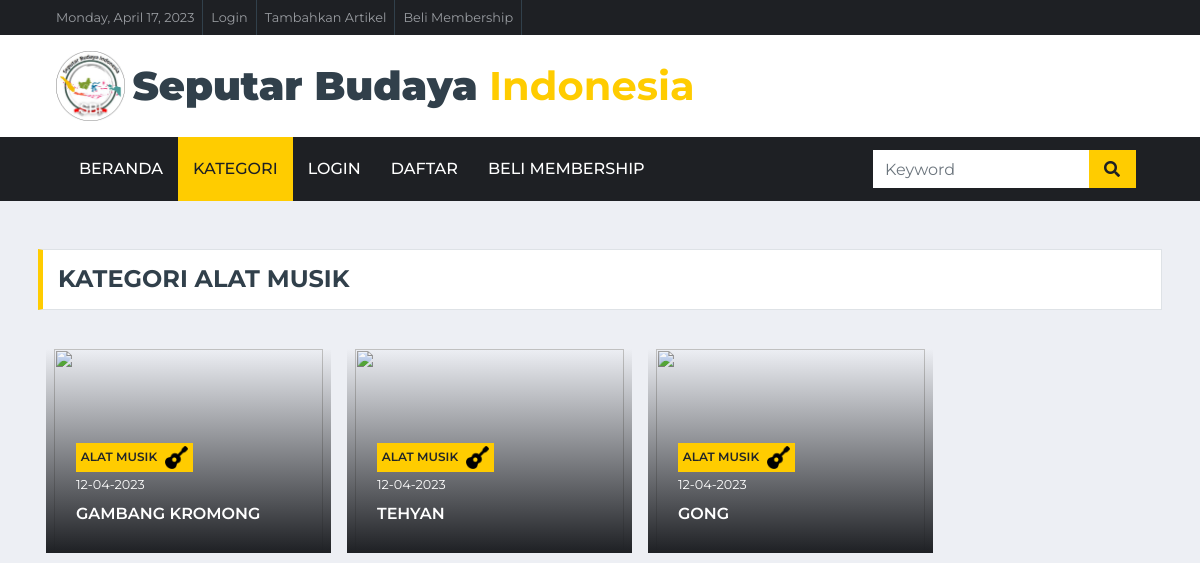
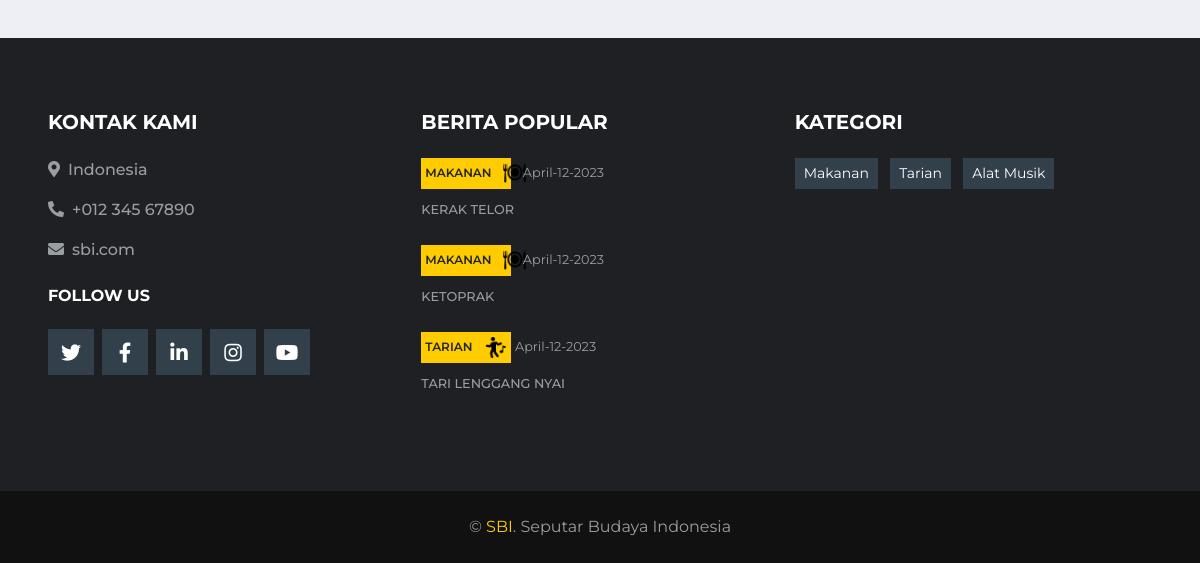
Before: /index.php/kategori/alat_musik with the older database file (2 pictures, top to bottom).
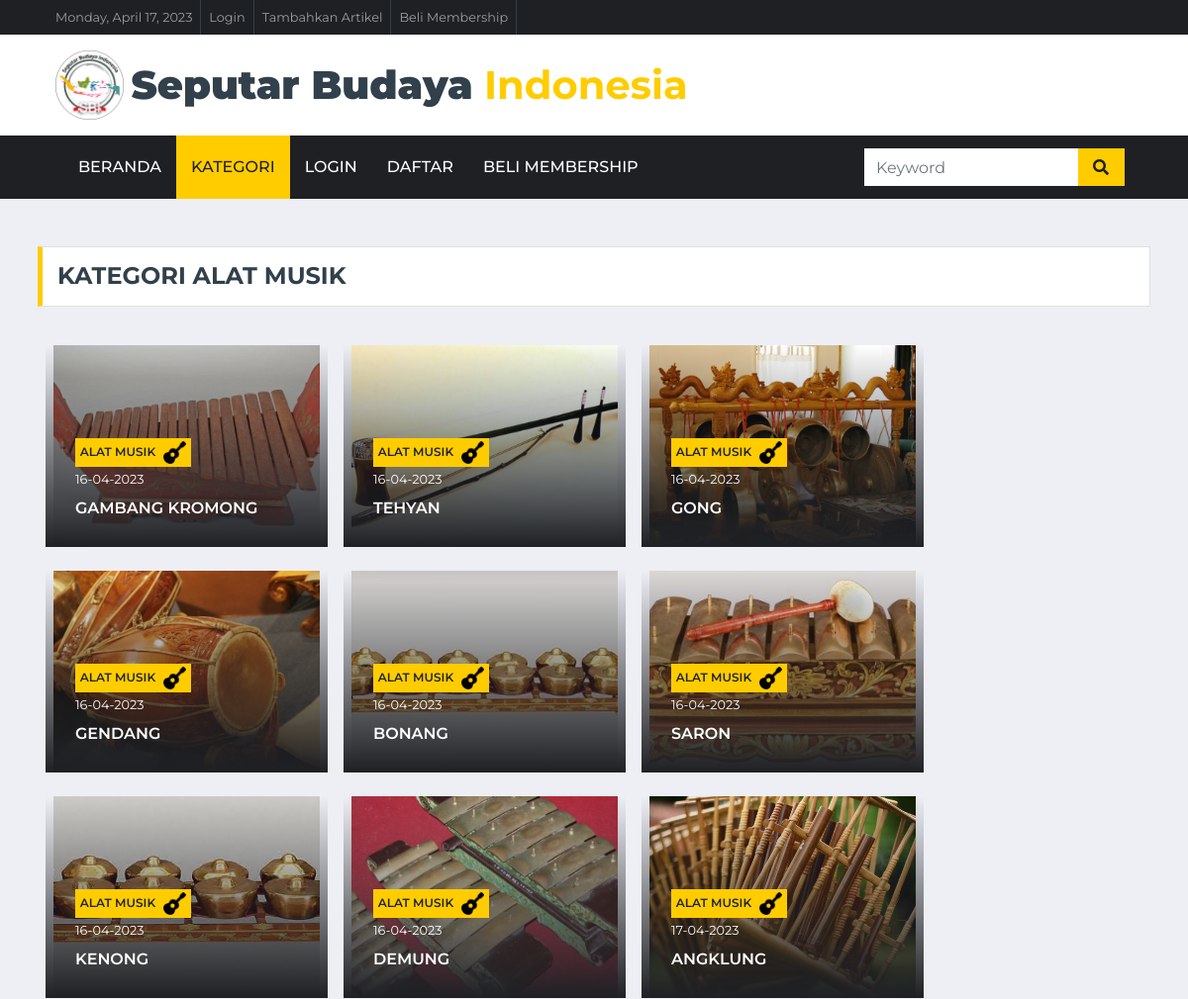
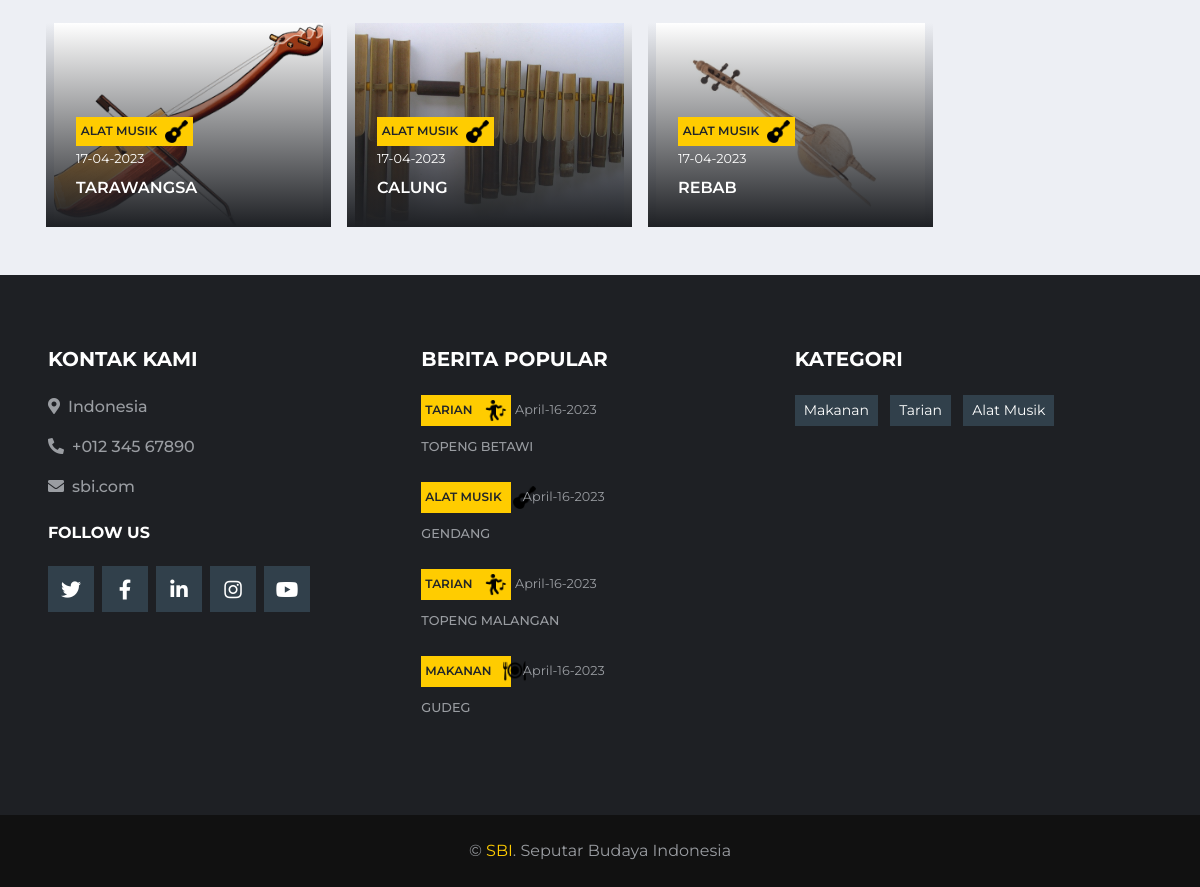
After: the same page with the newer database file (2 pictures, top to bottom).
### tables this page shows
CREATE TABLE `upload_content` (
  `id_konten` int(11) NOT NULL,
  `id_user` int(11) NOT NULL,
  `nama_penulis` varchar(80) NOT NULL,
  `judul_konten` varchar(255) NOT NULL,
  `daerah` varchar(50) NOT NULL,
  `kategori` varchar(50) NOT NULL,
  `kategori2` varchar(50) NOT NULL,
  `isi_konten` text NOT NULL,
  `gambar` text NOT NULL,
  `tgl_konten` datetime NOT NULL DEFAULT current_timestamp()
);

### application/controllers/Kategori.php (called while the page is built, shortened)
<?php
class Kategori extends CI_Controller {
	public function alat_musik() {
		$keyword = $this->input->post('keyword');
		$data_home_navbar['data_home_navbar'] = $this->model_home->data_home_navbar()->result();
		$data_slider_home['home'] = $this->model_home->data_home2()->result();
		$this->load->view('templates/header');
		$this->load->view('templates/navbar',$data_home_navbar);
		if ($keyword == null) {
			$data['makanan'] = $this->model_kategori->data_alat_musik()->result();
			$this->load->view('kategori/index', $data);
		}
			$this->load->view('templates/footer_content',$data_slider_home);
	}
}

### index.php (called while the page is built, shortened)
<?php
require_once BASEPATH.'core/CodeIgniter.php';

### application/models/model_kategori.php (called while the page is built, shortened)
<?php
class Model_kategori extends CI_Model
{
    public function data_alat_musik()
    {
        $this->db->select('*');
        $this->db->from('upload_content');
        $this->db->where('kategori','alat musik');
        return $this->db->get();
    }
}

### application/models/model_home.php (called while the page is built, shortened)
<?php
class Model_home extends CI_Model
{
    public function data_home2()
    {
        $this->db->where('kategori2', "slider_home");
        $result = $this->db->get('upload_content');
        return $result;
    }
    public function data_berita_terbaru()
    {
        $this->db->order_by("tgl_konten", "desc");
        $result = $this->db->get('upload_content', 4, 0);
        return $result;
    }
}

### application/views/kategori/index.php (the view, shortened to what the changed rows need)
<div class="container-fluid pt-5 mb-3">
    <div class="container">
        <div class="section-title">
            <?php foreach ($makanan as $ftr) : ?>
                <h4 class="m-0 text-uppercase font-weight-bold">Kategori <?= $ftr->kategori; ?></h4>
                <?php break; ?>
            <?php endforeach; ?>
        </div>
        <div class="ss">
            <div class="row gx-1">
                <?php foreach ($makanan as $ftr) : ?>
                    <div class="col-lg-3 col-md-5 ml-3 mt-4">
                        <div class="card-img">
                        </div>
                        <div class="overlay">
                            <div class="mb-2">
                                <?php if ($ftr->kategori == "alat musik") { ?>
                                    <a class="badge badge-primary text-uppercase font-weight-semi-bold mr-1 d-flex align-items-center" href=""><?= $ftr->kategori ?> <img src="<?= base_url() ?>assets/img/alat_musik.png" style="height: 23px;" class="ml-2" alt=""></a>
                                <?php }; ?>
                                <?php $originalDate = $ftr->tgl_konten;
                                   $newDate = date("d-m-Y", strtotime($originalDate)); ?>
                                <a class="text-white" href=""><small><?= $newDate ?></small></a>
                            </div>
                            <a class="h6 m-0 text-white text-uppercase font-weight-semi-bold" href="<?= base_url('detail/detail_konten/' . $ftr->id_konten); ?>"><?= $ftr->judul_konten ?></a>
                        </div>
                    </div>
                <?php endforeach; ?>
            </div>
        </div>
    </div>
</div>

### application/views/templates/footer_content.php (shortened to what the changed rows need)
<div class="container-fluid bg-dark pt-5 px-lg-5 mt-5 px-4">
    <div class="row py-4">
        <div class="col-lg-4 col-md-6 mb-5">
            <div class="mb-3">
                <?php foreach ($home as $brt) :?>
                <div class="mb-2">
                <?php if ($brt->kategori == "tarian") { ?>
                    <a class="badge badge-primary text-uppercase font-weight-semi-bold p-1 " href="<?=base_url('kategori/tarian')?>"><?= $brt->kategori ?> <img src="<?= base_url() ?>assets/img/dance_icon.png" style="height: 23px;" class="ml-2" alt=""></a>
                    <?php }; ?>
                <?php if ($brt->kategori == "makanan") { ?>
                    <a class="badge badge-primary text-uppercase font-weight-semi-bold p-1 mr-2 w-25" href="<?=base_url('kategori/makanan')?>"><?= $brt->kategori ?> <img src="<?= base_url() ?>assets/img/food-icon.png" style="height: 23px;" class="ml-2" alt=""></a>
                    <?php }; ?>
                <?php if ($brt->kategori == "alat musik") { ?>
                    <a class="badge badge-primary text-uppercase font-weight-semi-bold p-1 mr-2 w-25" href="<?=base_url('kategori/alat_musik')?>"><?= $brt->kategori ?> <img src="<?= base_url() ?>assets/img/alat_musik.png" style="height: 23px;" class="ml-2" alt=""></a>
                    <?php }; ?>
                    <?php $originalDate = $brt->tgl_konten; $newDate = date("F-d-Y", strtotime($originalDate));?><a class="text-body" href=""><small><?= $newDate ?></small></a>
                </div>
                <a class="small text-body text-uppercase font-weight-medium" href=""><?=$brt->judul_konten;?></a>
                <br>
                <br>
                <?php endforeach ; ?>
            </div>
        </div>
    </div>
</div>

Changed rows visible on the page:
removed upload_content: kategori "ALAT MUSIK", tgl_konten "12-04-2023", judul_konten "GAMBANG KROMONG"
removed upload_content: kategori "ALAT MUSIK", tgl_konten "12-04-2023", judul_konten "TEHYAN"
removed upload_content: kategori "ALAT MUSIK", tgl_konten "12-04-2023", judul_konten "GONG"
no longer on this page (row edited): upload_content: kategori "MAKANAN", tgl_konten "April-12-2023", judul_konten "KERAK TELOR", shown under "BERITA POPULAR"
no longer on this page (row edited): upload_content: kategori "MAKANAN", tgl_konten "April-12-2023", judul_konten "KETOPRAK", shown under "BERITA POPULAR"
no longer on this page (row edited): upload_content: kategori "TARIAN", tgl_konten "April-12-2023", judul_konten "TARI LENGGANG NYAI", shown under "BERITA POPULAR"
added upload_content: kategori "ALAT MUSIK", tgl_konten "16-04-2023", judul_konten "GAMBANG KROMONG"
added upload_content: kategori "ALAT MUSIK", tgl_konten "16-04-2023", judul_konten "TEHYAN"
added upload_content: kategori "ALAT MUSIK", tgl_konten "16-04-2023", judul_konten "GONG"
added upload_content: kategori "ALAT MUSIK", tgl_konten "16-04-2023", judul_konten "GENDANG", tgl_konten "April-16-2023"
added upload_content: kategori "ALAT MUSIK", tgl_konten "16-04-2023", judul_konten "BONANG"
added upload_content: kategori "ALAT MUSIK", tgl_konten "16-04-2023", judul_konten "SARON"
added upload_content: kategori "ALAT MUSIK", tgl_konten "16-04-2023", judul_konten "KENONG"
added upload_content: kategori "ALAT MUSIK", tgl_konten "16-04-2023", judul_konten "DEMUNG"
added upload_content: kategori "ALAT MUSIK", tgl_konten "17-04-2023", judul_konten "ANGKLUNG"
added upload_content: kategori "ALAT MUSIK", tgl_konten "17-04-2023", judul_konten "TARAWANGSA"
added upload_content: kategori "ALAT MUSIK", tgl_konten "17-04-2023", judul_konten "CALUNG"
added upload_content: kategori "ALAT MUSIK", tgl_konten "17-04-2023", judul_konten "REBAB"
added upload_content: kategori "TARIAN", tgl_konten "April-16-2023", judul_konten "TOPENG BETAWI", shown under "BERITA POPULAR"
added upload_content: kategori "TARIAN", tgl_konten "April-16-2023", judul_konten "TOPENG MALANGAN", shown under "BERITA POPULAR"
added upload_content: kategori "MAKANAN", tgl_konten "April-16-2023", judul_konten "GUDEG", shown under "BERITA POPULAR"
